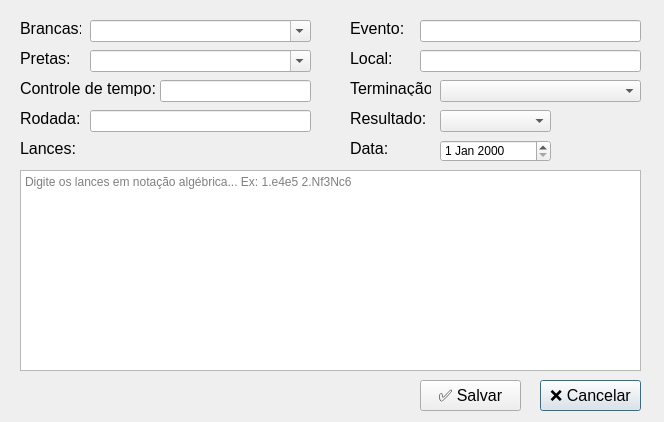
<?xml version="1.0" encoding="UTF-8"?>
<ui version="4.0">
 <class>Dialog</class>
 <widget class="QDialog" name="Dialog">
  <property name="geometry">
   <rect>
    <x>0</x>
    <y>0</y>
    <width>664</width>
    <height>422</height>
   </rect>
  </property>
  <property name="windowTitle">
   <string>Dialog</string>
  </property>
  <widget class="QLabel" name="label">
   <property name="geometry">
    <rect>
     <x>20</x>
     <y>20</y>
     <width>61</width>
     <height>16</height>
    </rect>
   </property>
   <property name="font">
    <font>
     <pointsize>12</pointsize>
    </font>
   </property>
   <property name="text">
    <string>Brancas:</string>
   </property>
  </widget>
  <widget class="QComboBox" name="comboBox">
   <property name="geometry">
    <rect>
     <x>90</x>
     <y>20</y>
     <width>221</width>
     <height>22</height>
    </rect>
   </property>
   <property name="editable">
    <bool>true</bool>
   </property>
  </widget>
  <widget class="QLabel" name="label_2">
   <property name="geometry">
    <rect>
     <x>20</x>
     <y>50</y>
     <width>61</width>
     <height>16</height>
    </rect>
   </property>
   <property name="font">
    <font>
     <pointsize>12</pointsize>
    </font>
   </property>
   <property name="text">
    <string>Pretas:</string>
   </property>
  </widget>
  <widget class="QComboBox" name="comboBox_2">
   <property name="geometry">
    <rect>
     <x>90</x>
     <y>50</y>
     <width>221</width>
     <height>22</height>
    </rect>
   </property>
   <property name="editable">
    <bool>true</bool>
   </property>
  </widget>
  <widget class="QLabel" name="label_3">
   <property name="geometry">
    <rect>
     <x>350</x>
     <y>20</y>
     <width>61</width>
     <height>16</height>
    </rect>
   </property>
   <property name="font">
    <font>
     <pointsize>12</pointsize>
    </font>
   </property>
   <property name="text">
    <string>Evento:</string>
   </property>
  </widget>
  <widget class="QLineEdit" name="lineEdit">
   <property name="geometry">
    <rect>
     <x>420</x>
     <y>20</y>
     <width>221</width>
     <height>22</height>
    </rect>
   </property>
  </widget>
  <widget class="QLabel" name="label_4">
   <property name="geometry">
    <rect>
     <x>350</x>
     <y>50</y>
     <width>61</width>
     <height>16</height>
    </rect>
   </property>
   <property name="font">
    <font>
     <pointsize>12</pointsize>
    </font>
   </property>
   <property name="text">
    <string>Local:</string>
   </property>
  </widget>
  <widget class="QLineEdit" name="lineEdit_2">
   <property name="geometry">
    <rect>
     <x>420</x>
     <y>50</y>
     <width>221</width>
     <height>22</height>
    </rect>
   </property>
  </widget>
  <widget class="QDateEdit" name="dateEdit">
   <property name="geometry">
    <rect>
     <x>440</x>
     <y>140</y>
     <width>111</width>
     <height>22</height>
    </rect>
   </property>
  </widget>
  <widget class="QLabel" name="label_5">
   <property name="geometry">
    <rect>
     <x>350</x>
     <y>140</y>
     <width>41</width>
     <height>16</height>
    </rect>
   </property>
   <property name="font">
    <font>
     <pointsize>12</pointsize>
    </font>
   </property>
   <property name="text">
    <string>Data:</string>
   </property>
  </widget>
  <widget class="QLabel" name="label_6">
   <property name="geometry">
    <rect>
     <x>350</x>
     <y>110</y>
     <width>81</width>
     <height>16</height>
    </rect>
   </property>
   <property name="font">
    <font>
     <pointsize>12</pointsize>
    </font>
   </property>
   <property name="text">
    <string>Resultado:</string>
   </property>
  </widget>
  <widget class="QComboBox" name="comboBox_3">
   <property name="geometry">
    <rect>
     <x>440</x>
     <y>110</y>
     <width>111</width>
     <height>22</height>
    </rect>
   </property>
  </widget>
  <widget class="QLabel" name="label_7">
   <property name="geometry">
    <rect>
     <x>350</x>
     <y>80</y>
     <width>81</width>
     <height>16</height>
    </rect>
   </property>
   <property name="font">
    <font>
     <pointsize>12</pointsize>
    </font>
   </property>
   <property name="text">
    <string>Terminação:</string>
   </property>
  </widget>
  <widget class="QComboBox" name="comboBox_4">
   <property name="geometry">
    <rect>
     <x>440</x>
     <y>80</y>
     <width>201</width>
     <height>22</height>
    </rect>
   </property>
  </widget>
  <widget class="QLabel" name="label_8">
   <property name="geometry">
    <rect>
     <x>20</x>
     <y>80</y>
     <width>141</width>
     <height>16</height>
    </rect>
   </property>
   <property name="font">
    <font>
     <pointsize>12</pointsize>
    </font>
   </property>
   <property name="text">
    <string>Controle de tempo:</string>
   </property>
  </widget>
  <widget class="QLineEdit" name="lineEdit_3">
   <property name="geometry">
    <rect>
     <x>160</x>
     <y>80</y>
     <width>151</width>
     <height>22</height>
    </rect>
   </property>
  </widget>
  <widget class="QLabel" name="label_9">
   <property name="geometry">
    <rect>
     <x>20</x>
     <y>110</y>
     <width>61</width>
     <height>16</height>
    </rect>
   </property>
   <property name="font">
    <font>
     <pointsize>12</pointsize>
    </font>
   </property>
   <property name="text">
    <string>Rodada:</string>
   </property>
  </widget>
  <widget class="QLineEdit" name="lineEdit_4">
   <property name="geometry">
    <rect>
     <x>90</x>
     <y>110</y>
     <width>221</width>
     <height>22</height>
    </rect>
   </property>
  </widget>
  <widget class="QPlainTextEdit" name="plainTextEdit">
   <property name="geometry">
    <rect>
     <x>20</x>
     <y>170</y>
     <width>621</width>
     <height>201</height>
    </rect>
   </property>
   <property name="placeholderText">
    <string>Digite os lances em notação algébrica... Ex: 1.e4e5 2.Nf3Nc6</string>
   </property>
  </widget>
  <widget class="QLabel" name="label_10">
   <property name="geometry">
    <rect>
     <x>20</x>
     <y>140</y>
     <width>61</width>
     <height>16</height>
    </rect>
   </property>
   <property name="font">
    <font>
     <pointsize>12</pointsize>
    </font>
   </property>
   <property name="text">
    <string>Lances:</string>
   </property>
  </widget>
  <widget class="QPushButton" name="pushButton">
   <property name="geometry">
    <rect>
     <x>540</x>
     <y>380</y>
     <width>101</width>
     <height>31</height>
    </rect>
   </property>
   <property name="font">
    <font>
     <pointsize>12</pointsize>
    </font>
   </property>
   <property name="text">
    <string>❌ Cancelar</string>
   </property>
  </widget>
  <widget class="QPushButton" name="pushButton_2">
   <property name="geometry">
    <rect>
     <x>420</x>
     <y>380</y>
     <width>101</width>
     <height>31</height>
    </rect>
   </property>
   <property name="font">
    <font>
     <pointsize>12</pointsize>
    </font>
   </property>
   <property name="text">
    <string>✅ Salvar</string>
   </property>
  </widget>
 </widget>
 <resources/>
 <connections/>
</ui>
